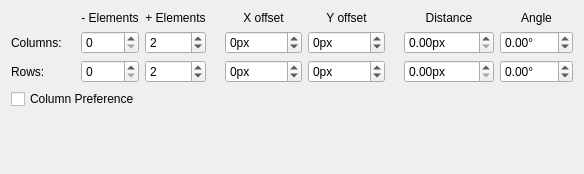
<?xml version="1.0" encoding="UTF-8"?>
<ui version="4.0">
 <class>WdgClonesArray</class>
 <widget class="QWidget" name="WdgClonesArray">
  <property name="geometry">
   <rect>
    <x>0</x>
    <y>0</y>
    <width>473</width>
    <height>174</height>
   </rect>
  </property>
  <property name="windowTitle">
   <string>Rotate Image</string>
  </property>
  <layout class="QVBoxLayout" name="verticalLayout">
   <item>
    <layout class="QGridLayout" name="gridLayout">
     <item row="0" column="2">
      <widget class="QLabel" name="label_6">
       <property name="sizePolicy">
        <sizepolicy hsizetype="Preferred" vsizetype="Minimum">
         <horstretch>0</horstretch>
         <verstretch>0</verstretch>
        </sizepolicy>
       </property>
       <property name="text">
        <string>- Elements</string>
       </property>
       <property name="alignment">
        <set>Qt::AlignCenter</set>
       </property>
      </widget>
     </item>
     <item row="0" column="3">
      <widget class="QLabel" name="label_5">
       <property name="sizePolicy">
        <sizepolicy hsizetype="Preferred" vsizetype="Minimum">
         <horstretch>0</horstretch>
         <verstretch>0</verstretch>
        </sizepolicy>
       </property>
       <property name="text">
        <string>+ Elements</string>
       </property>
       <property name="alignment">
        <set>Qt::AlignCenter</set>
       </property>
      </widget>
     </item>
     <item row="0" column="5">
      <widget class="QLabel" name="label">
       <property name="sizePolicy">
        <sizepolicy hsizetype="Preferred" vsizetype="Minimum">
         <horstretch>0</horstretch>
         <verstretch>0</verstretch>
        </sizepolicy>
       </property>
       <property name="text">
        <string>X offset</string>
       </property>
       <property name="alignment">
        <set>Qt::AlignCenter</set>
       </property>
      </widget>
     </item>
     <item row="0" column="6">
      <widget class="QLabel" name="label_2">
       <property name="sizePolicy">
        <sizepolicy hsizetype="Preferred" vsizetype="Minimum">
         <horstretch>0</horstretch>
         <verstretch>0</verstretch>
        </sizepolicy>
       </property>
       <property name="text">
        <string>Y offset</string>
       </property>
       <property name="alignment">
        <set>Qt::AlignCenter</set>
       </property>
      </widget>
     </item>
     <item row="0" column="8">
      <widget class="QLabel" name="label_8">
       <property name="sizePolicy">
        <sizepolicy hsizetype="Preferred" vsizetype="Minimum">
         <horstretch>0</horstretch>
         <verstretch>0</verstretch>
        </sizepolicy>
       </property>
       <property name="text">
        <string>Distance</string>
       </property>
       <property name="alignment">
        <set>Qt::AlignCenter</set>
       </property>
      </widget>
     </item>
     <item row="0" column="9">
      <widget class="QLabel" name="label_7">
       <property name="sizePolicy">
        <sizepolicy hsizetype="Preferred" vsizetype="Minimum">
         <horstretch>0</horstretch>
         <verstretch>0</verstretch>
        </sizepolicy>
       </property>
       <property name="text">
        <string>Angle</string>
       </property>
       <property name="alignment">
        <set>Qt::AlignCenter</set>
       </property>
      </widget>
     </item>
     <item row="1" column="0">
      <widget class="QLabel" name="label_3">
       <property name="text">
        <string>Columns:</string>
       </property>
      </widget>
     </item>
     <item row="1" column="1" rowspan="2">
      <spacer name="horizontalSpacer_4">
       <property name="orientation">
        <enum>Qt::Horizontal</enum>
       </property>
       <property name="sizeType">
        <enum>QSizePolicy::MinimumExpanding</enum>
       </property>
       <property name="sizeHint" stdset="0">
        <size>
         <width>13</width>
         <height>20</height>
        </size>
       </property>
      </spacer>
     </item>
     <item row="1" column="2">
      <widget class="QSpinBox" name="numNegativeColumns"/>
     </item>
     <item row="1" column="3">
      <widget class="QSpinBox" name="numPositiveColumns">
       <property name="minimum">
        <number>1</number>
       </property>
       <property name="value">
        <number>2</number>
       </property>
      </widget>
     </item>
     <item row="1" column="4" rowspan="2">
      <spacer name="horizontalSpacer_2">
       <property name="orientation">
        <enum>Qt::Horizontal</enum>
       </property>
       <property name="sizeType">
        <enum>QSizePolicy::MinimumExpanding</enum>
       </property>
       <property name="sizeHint" stdset="0">
        <size>
         <width>13</width>
         <height>17</height>
        </size>
       </property>
      </spacer>
     </item>
     <item row="1" column="5">
      <widget class="QSpinBox" name="columnXOffset">
       <property name="suffix">
        <string>px</string>
       </property>
       <property name="minimum">
        <number>-10000</number>
       </property>
       <property name="maximum">
        <number>10000</number>
       </property>
      </widget>
     </item>
     <item row="1" column="6">
      <widget class="QSpinBox" name="columnYOffset">
       <property name="suffix">
        <string>px</string>
       </property>
       <property name="minimum">
        <number>-10000</number>
       </property>
       <property name="maximum">
        <number>10000</number>
       </property>
      </widget>
     </item>
     <item row="1" column="7" rowspan="2">
      <spacer name="horizontalSpacer">
       <property name="orientation">
        <enum>Qt::Horizontal</enum>
       </property>
       <property name="sizeType">
        <enum>QSizePolicy::MinimumExpanding</enum>
       </property>
       <property name="sizeHint" stdset="0">
        <size>
         <width>13</width>
         <height>20</height>
        </size>
       </property>
      </spacer>
     </item>
     <item row="2" column="0">
      <widget class="QLabel" name="label_4">
       <property name="text">
        <string>Rows:</string>
       </property>
      </widget>
     </item>
     <item row="2" column="2">
      <widget class="QSpinBox" name="numNegativeRows"/>
     </item>
     <item row="2" column="3">
      <widget class="QSpinBox" name="numPositiveRows">
       <property name="minimum">
        <number>1</number>
       </property>
       <property name="value">
        <number>2</number>
       </property>
      </widget>
     </item>
     <item row="2" column="5">
      <widget class="QSpinBox" name="rowXOffset">
       <property name="suffix">
        <string>px</string>
       </property>
       <property name="minimum">
        <number>-10000</number>
       </property>
       <property name="maximum">
        <number>10000</number>
       </property>
      </widget>
     </item>
     <item row="2" column="6">
      <widget class="QSpinBox" name="rowYOffset">
       <property name="suffix">
        <string>px</string>
       </property>
       <property name="minimum">
        <number>-10000</number>
       </property>
       <property name="maximum">
        <number>10000</number>
       </property>
      </widget>
     </item>
     <item row="1" column="9">
      <widget class="QDoubleSpinBox" name="columnAngle">
       <property name="suffix">
        <string notr="true">°</string>
       </property>
       <property name="minimum">
        <double>-360.000000000000000</double>
       </property>
       <property name="maximum">
        <double>360.000000000000000</double>
       </property>
      </widget>
     </item>
     <item row="2" column="9">
      <widget class="QDoubleSpinBox" name="rowAngle">
       <property name="suffix">
        <string notr="true">°</string>
       </property>
       <property name="minimum">
        <double>-360.000000000000000</double>
       </property>
       <property name="maximum">
        <double>360.000000000000000</double>
       </property>
      </widget>
     </item>
     <item row="1" column="8">
      <widget class="QDoubleSpinBox" name="columnDistance">
       <property name="suffix">
        <string>px</string>
       </property>
       <property name="maximum">
        <double>10000.000000000000000</double>
       </property>
      </widget>
     </item>
     <item row="2" column="8">
      <widget class="QDoubleSpinBox" name="rowDistance">
       <property name="suffix">
        <string>px</string>
       </property>
       <property name="maximum">
        <double>10000.000000000000000</double>
       </property>
      </widget>
     </item>
    </layout>
   </item>
   <item>
    <layout class="QHBoxLayout" name="horizontalLayout">
     <item>
      <widget class="QCheckBox" name="columnPreference">
       <property name="text">
        <string>Column Preference</string>
       </property>
      </widget>
     </item>
     <item>
      <spacer name="horizontalSpacer_3">
       <property name="orientation">
        <enum>Qt::Horizontal</enum>
       </property>
       <property name="sizeHint" stdset="0">
        <size>
         <width>40</width>
         <height>20</height>
        </size>
       </property>
      </spacer>
     </item>
    </layout>
   </item>
   <item>
    <spacer name="verticalSpacer">
     <property name="orientation">
      <enum>Qt::Vertical</enum>
     </property>
     <property name="sizeType">
      <enum>QSizePolicy::MinimumExpanding</enum>
     </property>
     <property name="sizeHint" stdset="0">
      <size>
       <width>20</width>
       <height>28</height>
      </size>
     </property>
    </spacer>
   </item>
  </layout>
 </widget>
 <tabstops>
  <tabstop>numNegativeColumns</tabstop>
  <tabstop>numPositiveColumns</tabstop>
  <tabstop>columnXOffset</tabstop>
  <tabstop>columnYOffset</tabstop>
  <tabstop>columnDistance</tabstop>
  <tabstop>columnAngle</tabstop>
  <tabstop>numNegativeRows</tabstop>
  <tabstop>numPositiveRows</tabstop>
  <tabstop>rowXOffset</tabstop>
  <tabstop>rowYOffset</tabstop>
  <tabstop>rowDistance</tabstop>
  <tabstop>rowAngle</tabstop>
 </tabstops>
 <resources/>
 <connections/>
</ui>
